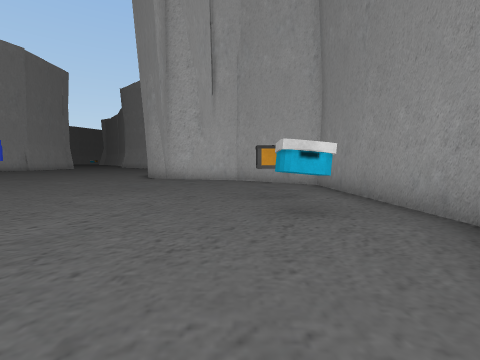
[1] (above)

17 first-person views from a walk through a 3-D level made in the Unity game engine. The camera is 1.3 m above the floor, tilts 4° down and sees 85° across. The floor is counted in squares, 1.8 m on a side. Each view is taken from the middle of a square. On the plan, view 1 faces up. The plan holds only what a view shows up to about 9 squares ahead; the rest is blank. The place goes on beyond the plan. The player is left out. Some animated figures are not drawn. Some surface patterns are stand-ins.

[2]
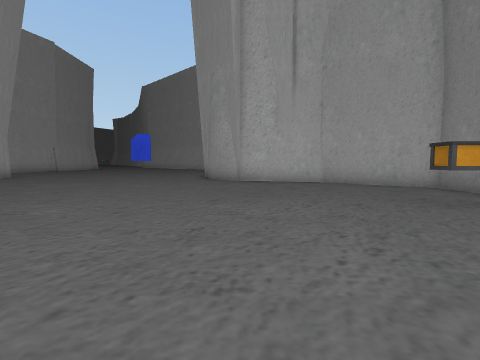

[3]
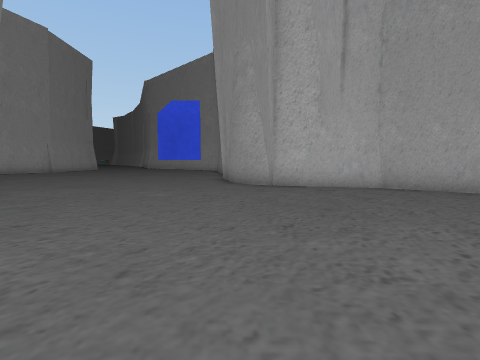

[4]
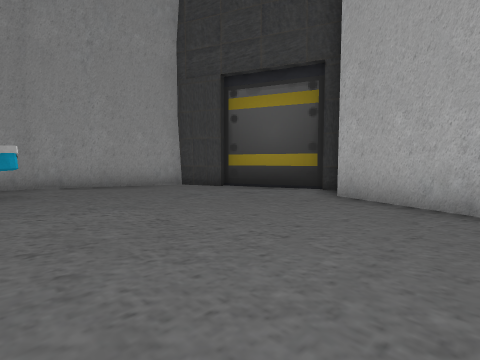

[5]
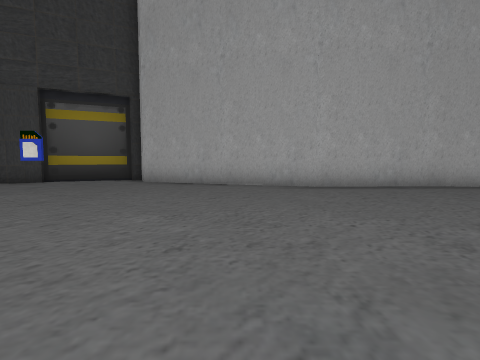

[6]
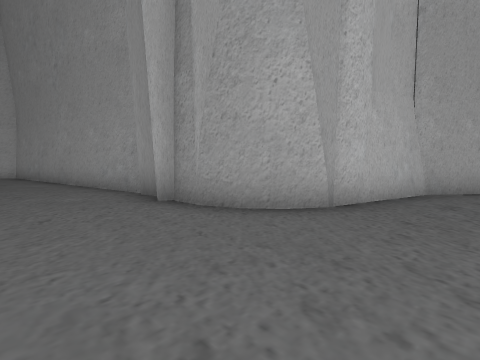

[7]
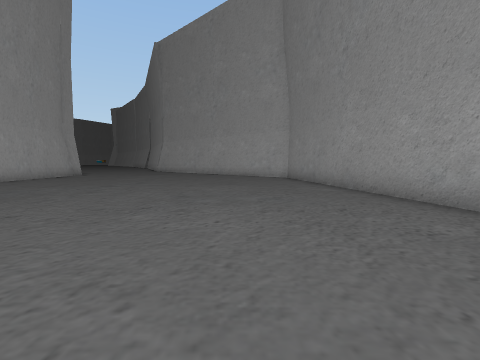

[8]
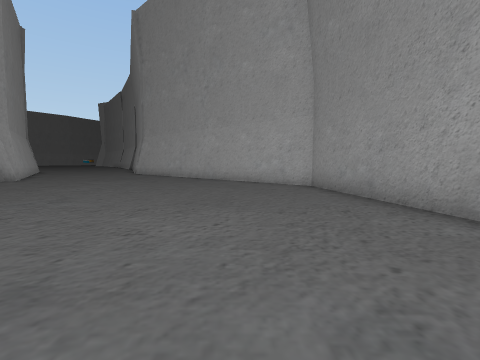

[9]
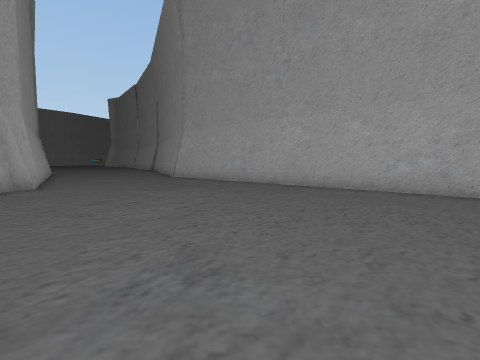

[10]
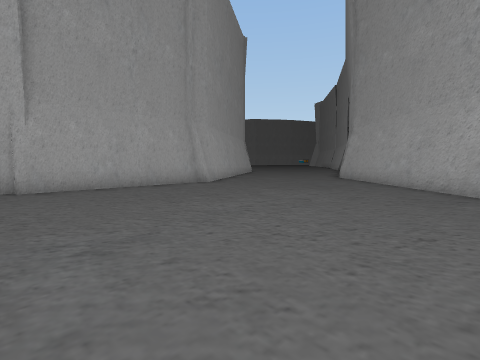

[11]
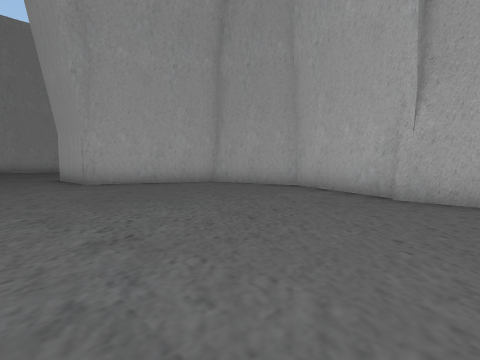

[12]
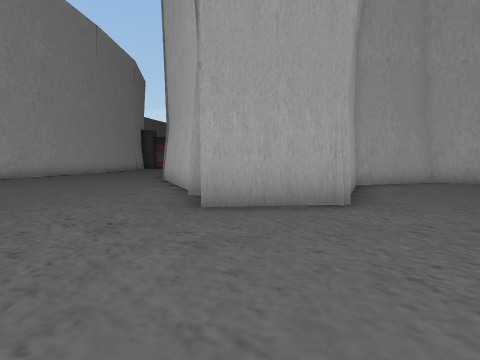

[13]
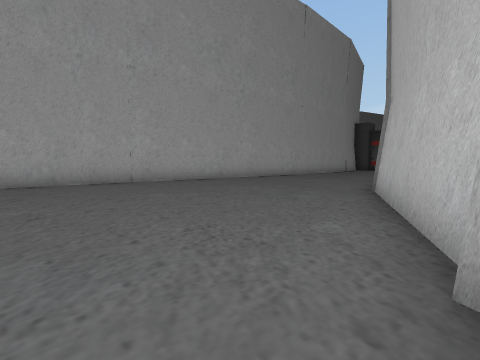

[14]
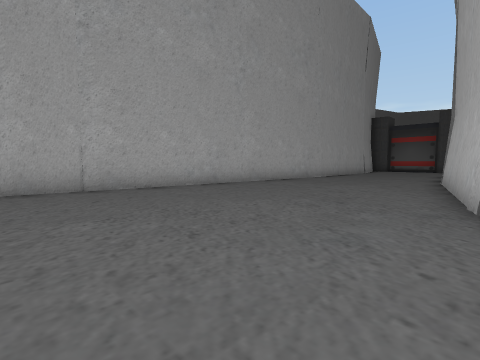

[15]
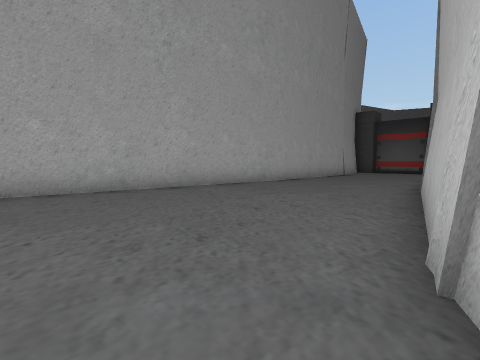

[16]
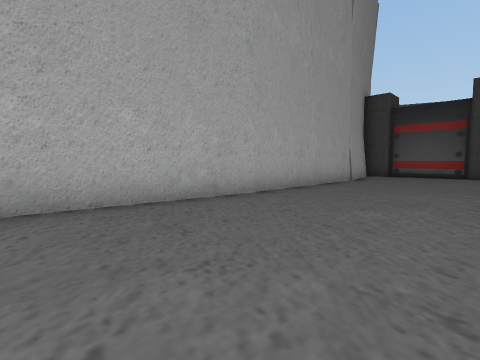

[17]
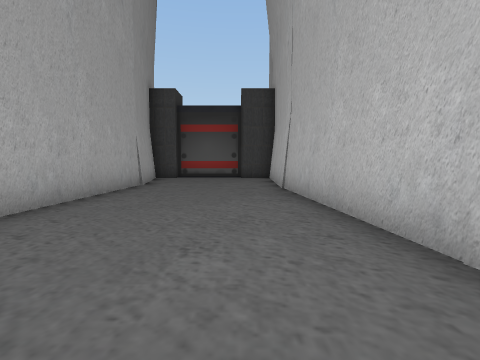

### Floor plan
Points are (right, up) in squares from view 1. A wall is a line through its corners. A room is listed if a view was taken in it or the views show most of it. See-through windows are left out.
Room 1 (views 1, 2, 3, 4, 5, 6, 7, 8, 9, 10, 11, 12, 13, 14, 15, 16, 17)
walls: (-14.5, 10.3) (-14.7, 9.8); (-15.4, 9.9) (-20.3, 7.7); (-4.4, 14) (-4.5, 14.6); (-19.7, 7.8) (-25.9, 6.6); (-4.3, 14.9) (-5.8, 23.9) (-10.8, 28.5); (-3.1, 10.9) (-3.7, 11.3) (-4.2, 11.9) (-4.4, 12.5) (-4.4, 13.3) (-4.8, 13.5); (-1.8, 10.8) (-2.5, 10.7); (-13.2, 0.4) (-9.1, 0.5) (-3.6, -1.3); (-16.8, 20.6) (-18, 17.5) (-17.1, 14.6) (-13.4, 12.7) (-13.1, 10.4); (-25.8, 6.7) (-31.6, 6.2); (-2.7, -2.4) (0, -1.3); (-0.1, -1.1) (1.2, -0.5) (2.7, 2.9) (2.4, 8.2) (0, 10.2) (-3.2, 11); (-26.6, 1.9) (-13, 0.4); (-18.1, 28.1) (-16.4, 25.6) (-16.6, 25.5) (-16.6, 20.6); (-31, 6.2) (-33.1, 6.3); (-32.2, 1.9) (-26.7, 1.8); (-33, 1.7) (-32.1, 1.9)
objects: other object (1, 4); crate (1, 5)

Where each view was taken, in squares from view 1:
view 1: 0 up, 0 right, facing up
view 2: 1 up, 3 left, facing up
view 3: 3 up, 4 left, facing up
view 4: 4 up, 6 left, facing down-right
view 5: 8 up, 7 left, facing down
view 6: 9 up, 7 left, facing up-right
view 7: 12 up, 8 left, facing up
view 8: 16 up, 8 left, facing up
view 9: 19 up, 11 left, facing up
view 10: 20 up, 9 left, facing up-left
view 11: 22 up, 11 left, facing down-left
view 12: 11 up, 9 left, facing left
view 13: 10 up, 13 left, facing down-left
view 14: 8 up, 15 left, facing down-left
view 15: 8 up, 18 left, facing down-left
view 16: 6 up, 22 left, facing down-left
view 17: 5 up, 24 left, facing left
